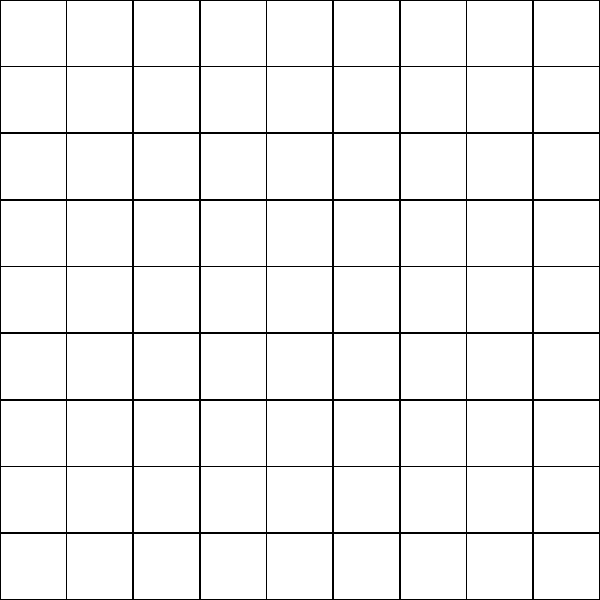
Frame 1 (no input)
Frame 60 (the mouse pressed at the canvas centre just before this capture): identical to frame 1, image omitted
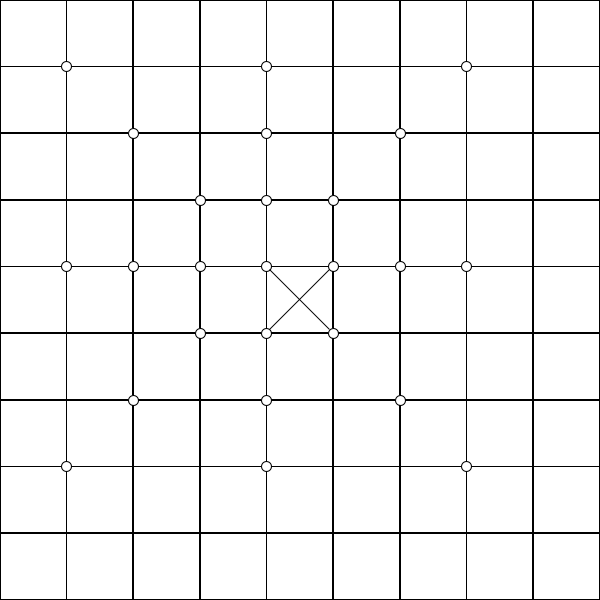
Frame 120 (the mouse held since frame 60 and released just before this capture)

The Processing sketch that drew these frames (run headless with seeded random() and noise(); from frame 60 on, the mouse is pressed at the canvas centre):

// Processing sketch: Main
// ── Main.pde
int width = 600;
int height = 600;

void setup()
{
  size(600,600);

}

int n = 9;

Square[][] newMap = map(n);
char[] playerSymbols = {'X', 'O'};
int numberInRowToWin = 4;
Game game = new Game(newMap, 0, playerSymbols.length, playerSymbols);

// ── Graphics.pde
void draw()
{
  for(int i=0; i<newMap.length; i++)
  {
    for(int j=0; j<newMap[0].length; j++)
    { 
      Square sqr = newMap[i][j];
      rect(sqr.x, sqr.y, sqr.w, sqr.h);    
      if (sqr.state == 'O')
      {
        circle(sqr.x+sqr.w/2, sqr.y+sqr.h/2, 2*sqr.w/3);
      }
      else if (sqr.state == 'X')
      {
        line(sqr.x, sqr.y, sqr.x+sqr.w, sqr.y+sqr.h);
        line(sqr.x+sqr.w, sqr.y,sqr.x , sqr.y+sqr.h);
      }
    }
  }
  
  if(mousePressed && mouseX > 0 && mouseX < width && mouseY > 0 && mouseY < height)
  {
    
    int indexX = ceil(mouseX*n/width);
    int indexY = ceil(mouseY*n/height);
    Square clickedSquare = newMap[indexX][indexY];
   
    game.turn(clickedSquare);
    //newMap[indexX][indexY].changeState('X');
    circle(clickedSquare.x, clickedSquare.y, 10);
    for (int i=1; i<numberInRowToWin; i++) //<>//
    { //<>//
      int a = i*int(indexX+i<n);
      int b = i*int(indexX-i>=0);
      int c = i*int(indexY+i<n);
      int d = i*int(indexY-i>=0); //<>// //<>//
      circle(newMap[indexX+a][indexY].x,newMap[indexX+a][indexY].y, 10);
      circle(newMap[indexX-b][indexY].x,newMap[indexX-b][indexY].y, 10);
      circle(newMap[indexX][indexY+c].x,newMap[indexX][indexY+c].y, 10);
      circle(newMap[indexX][indexY-d].x,newMap[indexX][indexY-d].y, 10);
      circle(newMap[indexX+a][indexY-d].x,newMap[indexX+a][indexY-d].y, 10);      
      circle(newMap[indexX+a][indexY+c].x,newMap[indexX+a][indexY+c].y, 10);    
      circle(newMap[indexX-b][indexY-d].x,newMap[indexX-b][indexY-d].y, 10);    
      circle(newMap[indexX-b][indexY+c].x,newMap[indexX-b][indexY+c].y, 10);    
      
      /*if (indexX-i>=0)
      {
        circle(newMap[indexX-i][indexY].x,newMap[indexX-i][indexY].y, 10);
      }
      if (indexY+i<n)
      {
        circle(newMap[indexX][indexY+i].x,newMap[indexX][indexY+i].y, 10);
      }  
      if (indexY-i>=0)
      {
        circle(newMap[indexX][indexY-i].x,newMap[indexX][indexY-i].y, 10);
      } */       
      
      
      
      
      
      
    }
  }
}

// ── Logic.pde
class Square
{
  int x;
  int y;
  int w;
  int h;
  private char state; //Can either be _, O or X
  
  public Square(int x,int y,int w,int h)
  {
    this.x=x;
    this.y=y;
    this.w=w;
    this.h=h;
    this.state = '_';
  }
  
  public Square()
  {}
  
  public void changeState(char state)
  {
    this.state = state;
  }
}

public Square[][] map(int n)
{
  Square[][] output = new Square[n][n];
  for(int i=0; i<n; i++)
  {
    for(int j=0; j<n; j++)
    { 
      //Math behind this https://www.desmos.com/calculator/totlzuhljr
      output[i][j] = new Square(i*width/n,j*height/n,width/n,height/n);
    }
  }
  return output;
}

public class Game
{
  Square[][] map;
  int playerTurn;
  int players;
  char[] playerSymbols;
  
   Game(Square[][] map, int startingPlayer, int players, char[] playerSymbols)
{
    this.map = map;
    this.playerTurn = startingPlayer;
    this.players = players;
    this.playerSymbols = playerSymbols;
  }
  
  public void turn(Square clicked)
  {
    if (clicked.state == '_')
    {
      clicked.changeState(playerSymbols[this.playerTurn]);
      this.playerTurn = (this.playerTurn+1) % this.players;
    }
  }
}

String[] ConnectionInformation(int indexX, int indexY, Square clickedSquare)
{   
  //Four disjoint graphs that you can imagine as 4 parallel lines with dots on them for each vertex that represent their position on the grid.
  String thisSquare = String.valueOf(clickedSquare.state);
  String[] ConnectedGraphString = {thisSquare, thisSquare, thisSquare, thisSquare};     
  for (int i=1; i<numberInRowToWin; i++)
  {    
    //The ith index if the index is to the right of the edge, otherwise return 0
    int a = i*int(indexX+i<n);
    //Same but left edge
    int b = i*int(indexX-i>=0);
    //Same but top of the board
    int c = i*int(indexY+i<n);
    //Same but for the bottom of the board
    int d = i*int(indexY-i>=0); 
    
    //This is ugly I should fix this
    if (i!=0)
    {
       ConnectedGraphString[0] = ((b != 0) ? newMap[indexX-b][indexY].state : '_') 
      + ConnectedGraphString[0] 
      + ((a != 0) ? newMap[indexX+a][indexY].state : '_');
      
       ConnectedGraphString[1] = ((d != 0) ? newMap[indexX][indexY-d].state : '_') 
      + ConnectedGraphString[1] 
      + ((c != 0) ? newMap[indexX][indexY+c].state : '_');
      
       ConnectedGraphString[2] = ((b != 0 && c != 0) ? newMap[indexX-b][indexY+c].state : '_') 
      + ConnectedGraphString[2] 
      + ((a != 0 && d != 0) ? newMap[indexX+a][indexY-d].state : '_');
      
      ConnectedGraphString[3] = ((b != 0 && d != 0) ? newMap[indexX-b][indexY-d].state : '_') 
      + ConnectedGraphString[3] 
      + ((a != 0 && c !=0) ? newMap[indexX+a][indexY+c].state : '_');   
    }  
  } 
  return ConnectedGraphString;
}


/*String oneGraph(int indexX, int indexY, String input)
{
  String ConnectedGraphString = input;
     ConnectedGraphString = ((d != 0 && int(i) !=0) ? newMap[indexX][indexY-d].state : '_') 
    + ConnectedGraphString
    + ((c != 0 && int(i) !=0) ? newMap[indexX][indexY+c].state : '_');  
  
}*/
